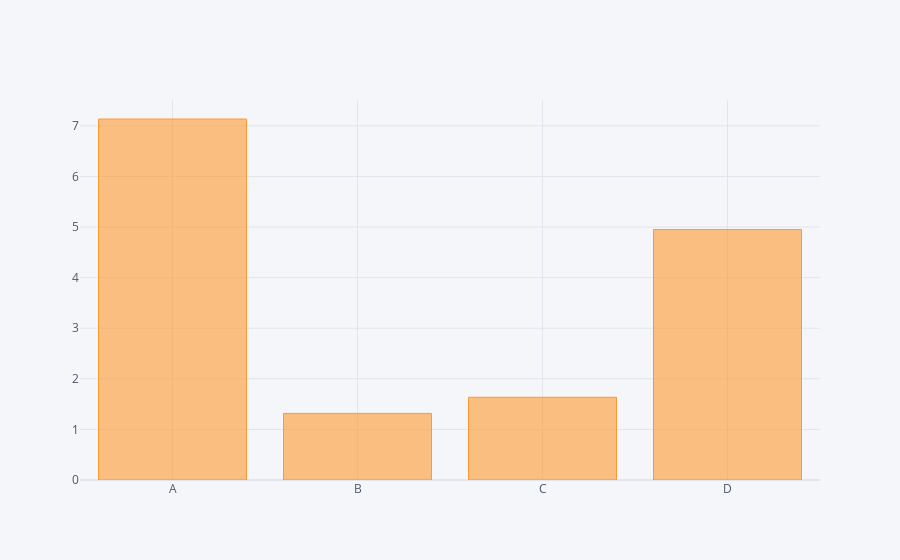

The notebook cell saved with this chart:
### Code cell
df.sum().iplot(kind="bar")

### Figure 1 — Plotly figure (JSON) as saved in the notebook; plotly's stock layout.template omitted (floating-point values rounded to 4 significant figures)
{"data": [{"marker": {"color": "rgba(255, 153, 51, 0.6)", "line": {"color": "rgba(255, 153, 51, 1.0)", "width": 1}}, "name": "None", "orientation": "v", "text": "", "type": "bar", "x": ["A", "B", "C", "D"], "y": [7.135, 1.316, 1.635, 4.952]}], "layout": {"legend": {"bgcolor": "#F5F6F9", "font": {"color": "#4D5663"}}, "paper_bgcolor": "#F5F6F9", "plot_bgcolor": "#F5F6F9", "title": {"font": {"color": "#4D5663"}}, "xaxis": {"gridcolor": "#E1E5ED", "showgrid": true, "tickfont": {"color": "#4D5663"}, "title": {"font": {"color": "#4D5663"}, "text": ""}, "zerolinecolor": "#E1E5ED"}, "yaxis": {"gridcolor": "#E1E5ED", "showgrid": true, "tickfont": {"color": "#4D5663"}, "title": {"font": {"color": "#4D5663"}, "text": ""}, "zerolinecolor": "#E1E5ED"}}}
